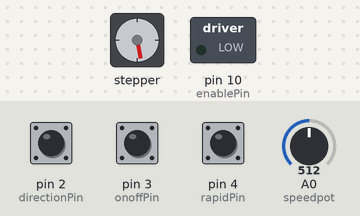
Recording of a program running on a simulated Arduino Nano, built with avr-gcc and run on an emulated ATmega328P. Shown: stepper motor, switched loads named in the program (green lamp = pin HIGH). Inputs (shaded band) come from the test bench; at power-on: A0 (speedpot) = 512, pin 3 (onoffPin) HIGH, pin 2 (directionPin) HIGH, pin 4 (rapidPin) HIGH. Stepper angles assume 200 steps per turn.

Above: at 1.25 s.
1.3 s: A0 (speedpot) set to 1010
4.3 s: pin 3 (onoffPin) pulled LOW for 3.2 s
At 4.7 s:
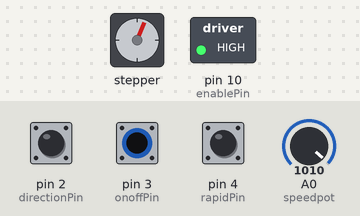
9.2 s: A0 (speedpot) set to 990
12.2 s: pin 3 (onoffPin) pulled LOW for 0.15 s
At 12.37 s:
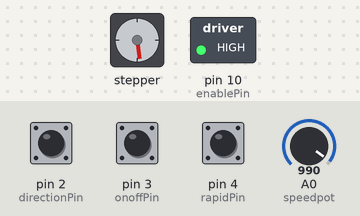
15.2 s: pin 3 (onoffPin) pulled LOW for 1 s
At 16.0 s:
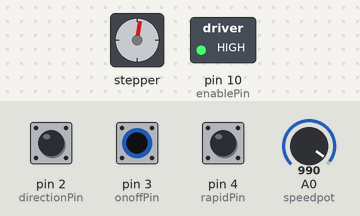
18.2 s: pin 3 (onoffPin) pulled LOW for 0.15 s
At 18.37 s:
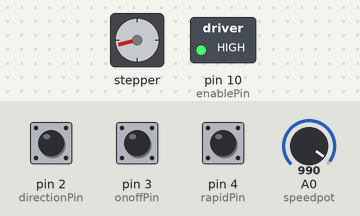
Timing chart, 0 to 22.2 s (numbered marks = the images above; inputs shaded):
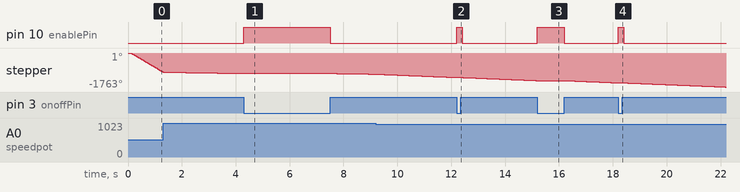

The program:

main.cpp
```cpp
// Simple power feed controller, based on code by user groundFungus in this post: https://forum.arduino.cc/t/accelstepper-speed-control/899272

#include <Arduino.h>
#include <AccelStepper.h>

int Stepper1Pulse = 9;  // **** for CNC shield
int Stepper1Direction = 8;  // **** for CNC shield
const byte enablePin = 10;   // **** for CNC shield
int speedpot = A0;

// Define some pins for user controls
int onoffPin = 3;
int rapidPin = 4;
int directionPin = 2;

// Motor stuff
int Motor1speed = 0;
int speedmin = 0;
int speedmax = 1000;
AccelStepper step1(1, Stepper1Pulse, Stepper1Direction);

// put function declarations here:
void updateSwitches();

// Setup
void setup()
{
   step1.setMaxSpeed (speedmax);
   step1.setSpeed(0);
   step1.setAcceleration(500);
   pinMode(enablePin, OUTPUT);  // **** for CNC shield
   digitalWrite(enablePin, LOW);   // **** for CNC shield
   digitalWrite(Stepper1Direction, HIGH); // CW

   // Setup pins for controls
   pinMode( rapidPin, INPUT_PULLUP );
   pinMode( onoffPin, INPUT_PULLUP );
   pinMode( directionPin, INPUT_PULLUP );

   // Start serial
   Serial.begin(115200); // ************** faster baud rate
   //Serial.println("Running: StepperDriverTest");

}

void loop()
{
   static unsigned long timer = 0;
   unsigned long interval = 100;
   if (millis() - timer >= interval)
   {
      timer = millis();

      Motor1speed = map((analogRead(speedpot)), 1023, 0, speedmin, -speedmax); // for some reason my pot is reversed, also set speedmax to negative to get correct direction on the switch

      updateSwitches();

      step1.setSpeed(Motor1speed);
      //Serial.println(Motor1speed);
   }
      step1.runSpeed();
}

void updateSwitches() // Function to update the states of the controls
{
    // Read the switch states
    int onoff = digitalRead(onoffPin);
    int rapid = digitalRead(rapidPin);
    int direction = digitalRead(directionPin);

    // Rapid logic
    if (rapid == LOW) {
        Motor1speed = -speedmax;
    }

    // On/Off logic
    if (onoff == LOW) {
        Motor1speed = speedmin;
        digitalWrite(enablePin, HIGH);
    } else {
        digitalWrite(enablePin, LOW);
    }

    // Direction logic
    if (direction == LOW) {
        Motor1speed = Motor1speed * -1;
    }
}
```

Measured:
- after the input at 4.3 s, pin 10 (enablePin): LOW → HIGH at once, → LOW 3.2 s later
- after the input at 12.2 s, pin 10 (enablePin): LOW → HIGH at once, → LOW 0.20 s later
- after the input at 15.2 s, pin 10 (enablePin): LOW → HIGH at once, → LOW 1.0 s later
- after the input at 18.2 s, pin 10 (enablePin): LOW → HIGH at once, → LOW 0.20 s later
